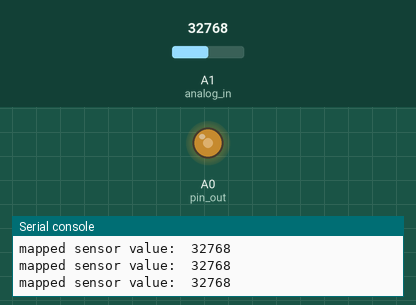
A program run on a simulated CircuitPython board. On the bench: output pins drawn as LEDs (lit = HIGH), the last lines printed to the serial console. Inputs (shaded band) come from the test bench; at power-on: A1 (analog_in) = 32768 (analog values on the 0–65535 scale).

Above: at 1.2 s.
1.3 s: A1 (analog_in) set to 45874
At 2.4 s:
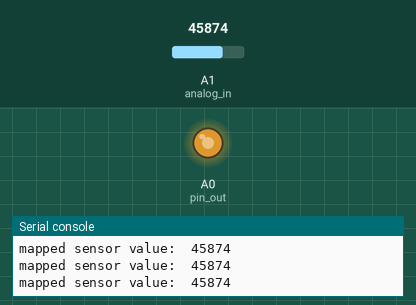
2.8 s: A1 (analog_in) set to 57670
At 3.8 s:
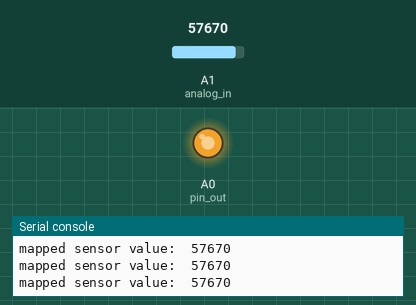
4.3 s: A1 (analog_in) set to 7864
At 5.2 s:
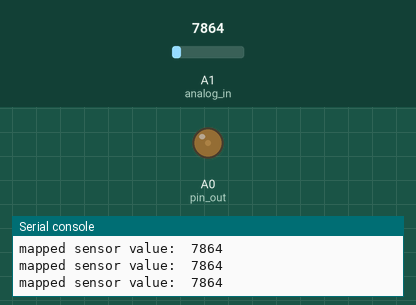
5.8 s: A1 (analog_in) set to 0
At 6.5 s:
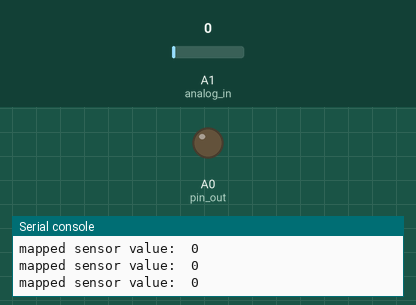
Timing chart, 0 to 8.3 s (numbered marks = the images above; inputs shaded):
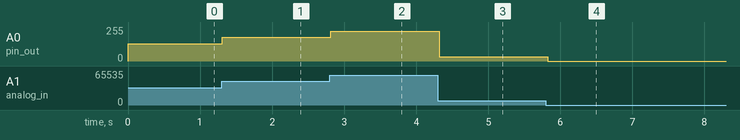

The program:

MotorControl.py
```python
import time
from time import sleep
import board
import simpleio
from analogio import AnalogIn
import pwmio

analog_in = AnalogIn(board.A1) #potentionmeter pin
pin_out = pwmio.PWMOut(board.A0,duty_cycle=65535,frequency=5000)

while True:
  sensor_value = analog_in.value
  # Map the sensor's range from 0<=sensor_value<=255 to 0<=sensor_value<=1023
  mapped_value = int(simpleio.map_range(sensor_value, 0, 65535, 0, 255))

  pin_out.duty_cycle = sensor_value
  print("mapped sensor value: ", sensor_value)
  time.sleep(0.1)
```

Measured:
- after the input at 1.3 s, A0 (pin_out): 128/255 → 178/255 at once
- after the input at 2.8 s, A0 (pin_out): 178/255 → 224/255 at once
- after the input at 4.3 s, A0 (pin_out): 224/255 → 31/255 at once
- after the input at 5.8 s, A0 (pin_out): 31/255 → 0/255 at once
